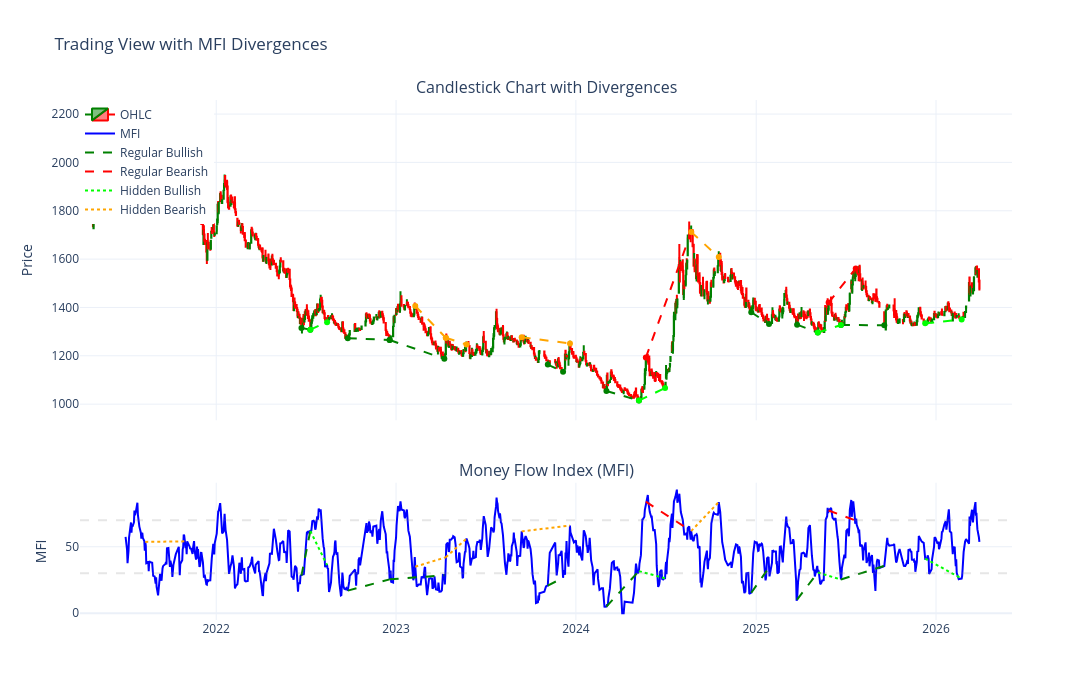

The cell this chart's notebook holds for it:
### Code cell
# Plot divergence lines on the chart
fig_div = make_subplots(
    rows=2, cols=1,
    shared_xaxes=True,
    vertical_spacing=0.12,
    row_heights=[0.7, 0.3],
    subplot_titles=("Candlestick Chart with Divergences", "Money Flow Index (MFI)")
)

# Add candlestick chart
fig_div.add_trace(
    go.Candlestick(
        x=df_plot['Date_str'],
        open=df_plot['Open'],
        high=df_plot['High'],
        low=df_plot['Low'],
        close=df_plot['Close'],
        name='OHLC',
        increasing_line_color='green',
        decreasing_line_color='red',
    ),
    row=1, col=1
)

# Add MFI
fig_div.add_trace(
    go.Scatter(
        x=df_plot['Date_str'],
        y=df_plot['mfi'],
        mode='lines',
        name='MFI',
        line=dict(color='blue', width=2)
      
    ),
    row=2, col=1
)

# Regular Bullish on PRICE
for p1, p2 in regular_bullish:
    fig_div.add_trace(
        go.Scatter(
            x=[df_plot['Date_str'].iloc[p1], df_plot['Date_str'].iloc[p2]],
            y=[df_plot['Close'].iloc[p1], df_plot['Close'].iloc[p2]],
            mode='lines+markers',
            line=dict(color='green', dash='dash', width=2),
            showlegend=False,
            hovertemplate='Regular Bullish<extra></extra>'
        ),
        row=1, col=1
    )

# Regular Bearish on PRICE
for p1, p2 in regular_bearish:
    fig_div.add_trace(
        go.Scatter(
            x=[df_plot['Date_str'].iloc[p1], df_plot['Date_str'].iloc[p2]],
            y=[df_plot['Close'].iloc[p1], df_plot['Close'].iloc[p2]],
            mode='lines+markers',
            line=dict(color='red', dash='dash', width=2),
            showlegend=False,
            hovertemplate='Regular Bearish<extra></extra>'
        ),
        row=1, col=1
    )

# Hidden Bullish on PRICE
for p1, p2 in hidden_bullish:
    fig_div.add_trace(
        go.Scatter(
            x=[df_plot['Date_str'].iloc[p1], df_plot['Date_str'].iloc[p2]],
            y=[df_plot['Close'].iloc[p1], df_plot['Close'].iloc[p2]],
            mode='lines+markers',
            line=dict(color='lime', dash='dash', width=2),
            showlegend=False,
            hovertemplate='Hidden Bullish<extra></extra>'
        ),
        row=1, col=1
    )

# Hidden Bearish on PRICE
for p1, p2 in hidden_bearish:
    fig_div.add_trace(
        go.Scatter(
            x=[df_plot['Date_str'].iloc[p1], df_plot['Date_str'].iloc[p2]],
            y=[df_plot['Close'].iloc[p1], df_plot['Close'].iloc[p2]],
            mode='lines+markers',
            line=dict(color='orange', dash='dash', width=2),
            showlegend=False,
            hovertemplate='Hidden Bearish<extra></extra>'
        ),
        row=1, col=1
    )

# Regular Bullish on MFI
for p1, p2 in regular_bullish:
    fig_div.add_trace(
        go.Scatter(
            x=[df_plot['Date_str'].iloc[p1], df_plot['Date_str'].iloc[p2]],
            y=[df_plot['mfi'].iloc[p1], df_plot['mfi'].iloc[p2]],
            mode='lines',
            line=dict(color='green', dash='dash', width=2),
            showlegend=False,
            hovertemplate='Regular Bullish<extra></extra>'
        ),
        row=2, col=1
    )

# Regular Bearish on MFI
for p1, p2 in regular_bearish:
    fig_div.add_trace(
        go.Scatter(
            x=[df_plot['Date_str'].iloc[p1], df_plot['Date_str'].iloc[p2]],
            y=[df_plot['mfi'].iloc[p1], df_plot['mfi'].iloc[p2]],
            mode='lines',
            line=dict(color='red', dash='dash', width=2),
            showlegend=False,
            hovertemplate='Regular Bearish<extra></extra>'
        ),
        row=2, col=1
    )

# Hidden Bullish on MFI
for p1, p2 in hidden_bullish:
    fig_div.add_trace(
        go.Scatter(
            x=[df_plot['Date_str'].iloc[p1], df_plot['Date_str'].iloc[p2]],
            y=[df_plot['mfi'].iloc[p1], df_plot['mfi'].iloc[p2]],
            mode='lines',
            line=dict(color='lime', dash='dot', width=2),
            showlegend=False,
            hovertemplate='Hidden Bullish<extra></extra>'
        ),
        row=2, col=1
    )

# Hidden Bearish on MFI
for p1, p2 in hidden_bearish:
    fig_div.add_trace(
        go.Scatter(
            x=[df_plot['Date_str'].iloc[p1], df_plot['Date_str'].iloc[p2]],
            y=[df_plot['mfi'].iloc[p1], df_plot['mfi'].iloc[p2]],
            mode='lines',
            line=dict(color='orange', dash='dot', width=2),
            showlegend=False,
            hovertemplate='Hidden Bearish<extra></extra>'
        ),
        row=2, col=1
    )

# Add overbought/oversold lines (faded)
fig_div.add_hline(y=70, line_dash="dash", line_color="rgba(128, 128, 128, 0.2)", row=2)
fig_div.add_hline(y=30, line_dash="dash", line_color="rgba(128, 128, 128, 0.2)", row=2)

# Add legend entries manually
fig_div.add_trace(go.Scatter(x=[None], y=[None], mode='lines', 
                         line=dict(color='green', dash='dash', width=2), 
                         name='Regular Bullish'), row=1, col=1)
fig_div.add_trace(go.Scatter(x=[None], y=[None], mode='lines', 
                         line=dict(color='red', dash='dash', width=2), 
                         name='Regular Bearish'), row=1, col=1)
fig_div.add_trace(go.Scatter(x=[None], y=[None], mode='lines', 
                         line=dict(color='lime', dash='dot', width=2), 
                         name='Hidden Bullish'), row=1, col=1)
fig_div.add_trace(go.Scatter(x=[None], y=[None], mode='lines', 
                         line=dict(color='orange', dash='dot', width=2), 
                         name='Hidden Bearish'), row=1, col=1)

# Update layout
fig_div.update_layout(
    height=700,
    width=1400,
    title_text="Trading View with MFI Divergences",
    xaxis_rangeslider_visible=False,
    hovermode='x unified',
    template='plotly_white',
    legend=dict(x=0, y=1)
)

fig_div.update_yaxes(title_text="Price", row=1, col=1)
fig_div.update_yaxes(title_text="MFI", row=2, col=1)

# Print summary
print(f"Regular Bullish Divergences: {len(regular_bullish)}")
print(f"Regular Bearish Divergences: {len(regular_bearish)}")
print(f"Hidden Bullish Divergences: {len(hidden_bullish)}")
print(f"Hidden Bearish Divergences: {len(hidden_bearish)}")

fig_div.show()

### Figure 1 — Plotly figure (JSON) as saved in the notebook; plotly's stock layout.template omitted (floating-point values rounded to 4 significant figures; data arrays with more than 128 entries replaced by an {"elided": "..."} marker saying what was removed)
{"data": [{"close": {"elided": "1158 float values"}, "decreasing": {"line": {"color": "red"}}, "high": {"elided": "1158 float values"}, "increasing": {"line": {"color": "green"}}, "low": {"elided": "1158 float values"}, "name": "OHLC", "open": {"elided": "1158 float values"}, "type": "candlestick", "x": {"elided": "1158 str values"}, "xaxis": "x", "yaxis": "y"}, {"line": {"color": "blue", "width": 2}, "mode": "lines", "name": "MFI", "type": "scatter", "x": {"elided": "1158 str values"}, "xaxis": "x2", "y": {"elided": "1158 float values"}, "yaxis": "y2"}, {"hovertemplate": "Regular Bullish<extra></extra>", "line": {"color": "green", "dash": "dash", "width": 2}, "mode": "lines+markers", "showlegend": false, "type": "scatter", "x": ["2022-06-23", "2022-07-11"], "xaxis": "x", "y": [1315.0, 1308.0], "yaxis": "y"}, {"hovertemplate": "Regular Bullish<extra></extra>", "line": {"color": "green", "dash": "dash", "width": 2}, "mode": "lines+markers", "showlegend": false, "type": "scatter", "x": ["2022-09-25", "2022-12-19"], "xaxis": "x", "y": [1273.0, 1265.0], "yaxis": "y"}, {"hovertemplate": "Regular Bullish<extra></extra>", "line": {"color": "green", "dash": "dash", "width": 2}, "mode": "lines+markers", "showlegend": false, "type": "scatter", "x": ["2022-12-19", "2023-04-09"], "xaxis": "x", "y": [1265.0, 1188.0], "yaxis": "y"}, {"hovertemplate": "Regular Bullish<extra></extra>", "line": {"color": "green", "dash": "dash", "width": 2}, "mode": "lines+markers", "showlegend": false, "type": "scatter", "x": ["2023-11-05", "2023-12-06"], "xaxis": "x", "y": [1164.0, 1133.0], "yaxis": "y"}, {"hovertemplate": "Regular Bullish<extra></extra>", "line": {"color": "green", "dash": "dash", "width": 2}, "mode": "lines+markers", "showlegend": false, "type": "scatter", "x": ["2024-03-03", "2024-05-08"], "xaxis": "x", "y": [1054.0, 1015.0], "yaxis": "y"}, {"hovertemplate": "Regular Bullish<extra></extra>", "line": {"color": "green", "dash": "dash", "width": 2}, "mode": "lines+markers", "showlegend": false, "type": "scatter", "x": ["2024-12-22", "2025-01-27"], "xaxis": "x", "y": [1380.0, 1331.0], "yaxis": "y"}, {"hovertemplate": "Regular Bullish<extra></extra>", "line": {"color": "green", "dash": "dash", "width": 2}, "mode": "lines+markers", "showlegend": false, "type": "scatter", "x": ["2025-03-25", "2025-05-06"], "xaxis": "x", "y": [1329.0, 1296], "yaxis": "y"}, {"hovertemplate": "Regular Bullish<extra></extra>", "line": {"color": "green", "dash": "dash", "width": 2}, "mode": "lines+markers", "showlegend": false, "type": "scatter", "x": ["2025-06-22", "2025-09-18"], "xaxis": "x", "y": [1328.0, 1326.0], "yaxis": "y"}, {"hovertemplate": "Regular Bearish<extra></extra>", "line": {"color": "red", "dash": "dash", "width": 2}, "mode": "lines+markers", "showlegend": false, "type": "scatter", "x": ["2024-05-22", "2024-08-22"], "xaxis": "x", "y": [1193.0, 1712.0], "yaxis": "y"}, {"hovertemplate": "Regular Bearish<extra></extra>", "line": {"color": "red", "dash": "dash", "width": 2}, "mode": "lines+markers", "showlegend": false, "type": "scatter", "x": ["2025-05-28", "2025-07-22"], "xaxis": "x", "y": [1420.0, 1561.0], "yaxis": "y"}, {"hovertemplate": "Hidden Bullish<extra></extra>", "line": {"color": "lime", "dash": "dash", "width": 2}, "mode": "lines+markers", "showlegend": false, "type": "scatter", "x": ["2022-07-11", "2022-08-14"], "xaxis": "x", "y": [1308.0, 1339.0], "yaxis": "y"}, {"hovertemplate": "Hidden Bullish<extra></extra>", "line": {"color": "lime", "dash": "dash", "width": 2}, "mode": "lines+markers", "showlegend": false, "type": "scatter", "x": ["2024-05-08", "2024-06-30"], "xaxis": "x", "y": [1015.0, 1067.0], "yaxis": "y"}, {"hovertemplate": "Hidden Bullish<extra></extra>", "line": {"color": "lime", "dash": "dash", "width": 2}, "mode": "lines+markers", "showlegend": false, "type": "scatter", "x": ["2025-05-06", "2025-06-22"], "xaxis": "x", "y": [1296, 1328.0], "yaxis": "y"}, {"hovertemplate": "Hidden Bullish<extra></extra>", "line": {"color": "lime", "dash": "dash", "width": 2}, "mode": "lines+markers", "showlegend": false, "type": "scatter", "x": ["2025-12-10", "2026-02-22"], "xaxis": "x", "y": [1334.0, 1351.0], "yaxis": "y"}, {"hovertemplate": "Hidden Bearish<extra></extra>", "line": {"color": "orange", "dash": "dash", "width": 2}, "mode": "lines+markers", "showlegend": false, "type": "scatter", "x": ["2021-08-10", "2021-11-03"], "xaxis": "x", "y": [2130.0, 1903.0], "yaxis": "y"}, {"hovertemplate": "Hidden Bearish<extra></extra>", "line": {"color": "orange", "dash": "dash", "width": 2}, "mode": "lines+markers", "showlegend": false, "type": "scatter", "x": ["2023-02-09", "2023-04-12"], "xaxis": "x", "y": [1406.0, 1275.0], "yaxis": "y"}, {"hovertemplate": "Hidden Bearish<extra></extra>", "line": {"color": "orange", "dash": "dash", "width": 2}, "mode": "lines+markers", "showlegend": false, "type": "scatter", "x": ["2023-04-12", "2023-05-24"], "xaxis": "x", "y": [1275.0, 1246.0], "yaxis": "y"}, {"hovertemplate": "Hidden Bearish<extra></extra>", "line": {"color": "orange", "dash": "dash", "width": 2}, "mode": "lines+markers", "showlegend": false, "type": "scatter", "x": ["2023-09-13", "2023-12-20"], "xaxis": "x", "y": [1277.0, 1251.0], "yaxis": "y"}, {"hovertemplate": "Hidden Bearish<extra></extra>", "line": {"color": "orange", "dash": "dash", "width": 2}, "mode": "lines+markers", "showlegend": false, "type": "scatter", "x": ["2024-08-22", "2024-10-17"], "xaxis": "x", "y": [1712.0, 1608.0], "yaxis": "y"}, {"hovertemplate": "Regular Bullish<extra></extra>", "line": {"color": "green", "dash": "dash", "width": 2}, "mode": "lines", "showlegend": false, "type": "scatter", "x": ["2022-06-23", "2022-07-11"], "xaxis": "x2", "y": [28.27, 61.9], "yaxis": "y2"}, {"hovertemplate": "Regular Bullish<extra></extra>", "line": {"color": "green", "dash": "dash", "width": 2}, "mode": "lines", "showlegend": false, "type": "scatter", "x": ["2022-09-25", "2022-12-19"], "xaxis": "x2", "y": [16.94, 25.44], "yaxis": "y2"}, {"hovertemplate": "Regular Bullish<extra></extra>", "line": {"color": "green", "dash": "dash", "width": 2}, "mode": "lines", "showlegend": false, "type": "scatter", "x": ["2022-12-19", "2023-04-09"], "xaxis": "x2", "y": [25.44, 28.48], "yaxis": "y2"}, {"hovertemplate": "Regular Bullish<extra></extra>", "line": {"color": "green", "dash": "dash", "width": 2}, "mode": "lines", "showlegend": false, "type": "scatter", "x": ["2023-11-05", "2023-12-06"], "xaxis": "x2", "y": [20.74, 26.59], "yaxis": "y2"}, {"hovertemplate": "Regular Bullish<extra></extra>", "line": {"color": "green", "dash": "dash", "width": 2}, "mode": "lines", "showlegend": false, "type": "scatter", "x": ["2024-03-03", "2024-05-08"], "xaxis": "x2", "y": [4.935, 31.66], "yaxis": "y2"}, {"hovertemplate": "Regular Bullish<extra></extra>", "line": {"color": "green", "dash": "dash", "width": 2}, "mode": "lines", "showlegend": false, "type": "scatter", "x": ["2024-12-22", "2025-01-27"], "xaxis": "x2", "y": [15.39, 34.44], "yaxis": "y2"}, {"hovertemplate": "Regular Bullish<extra></extra>", "line": {"color": "green", "dash": "dash", "width": 2}, "mode": "lines", "showlegend": false, "type": "scatter", "x": ["2025-03-25", "2025-05-06"], "xaxis": "x2", "y": [10.23, 30.56], "yaxis": "y2"}, {"hovertemplate": "Regular Bullish<extra></extra>", "line": {"color": "green", "dash": "dash", "width": 2}, "mode": "lines", "showlegend": false, "type": "scatter", "x": ["2025-06-22", "2025-09-18"], "xaxis": "x2", "y": [25.33, 35.53], "yaxis": "y2"}, {"hovertemplate": "Regular Bearish<extra></extra>", "line": {"color": "red", "dash": "dash", "width": 2}, "mode": "lines", "showlegend": false, "type": "scatter", "x": ["2024-05-22", "2024-08-22"], "xaxis": "x2", "y": [83.94, 61.8], "yaxis": "y2"}, {"hovertemplate": "Regular Bearish<extra></extra>", "line": {"color": "red", "dash": "dash", "width": 2}, "mode": "lines", "showlegend": false, "type": "scatter", "x": ["2025-05-28", "2025-07-22"], "xaxis": "x2", "y": [77.33, 69.71], "yaxis": "y2"}, {"hovertemplate": "Hidden Bullish<extra></extra>", "line": {"color": "lime", "dash": "dot", "width": 2}, "mode": "lines", "showlegend": false, "type": "scatter", "x": ["2022-07-11", "2022-08-14"], "xaxis": "x2", "y": [61.9, 36.16], "yaxis": "y2"}, {"hovertemplate": "Hidden Bullish<extra></extra>", "line": {"color": "lime", "dash": "dot", "width": 2}, "mode": "lines", "showlegend": false, "type": "scatter", "x": ["2024-05-08", "2024-06-30"], "xaxis": "x2", "y": [31.66, 26.25], "yaxis": "y2"}, {"hovertemplate": "Hidden Bullish<extra></extra>", "line": {"color": "lime", "dash": "dot", "width": 2}, "mode": "lines", "showlegend": false, "type": "scatter", "x": ["2025-05-06", "2025-06-22"], "xaxis": "x2", "y": [30.56, 25.33], "yaxis": "y2"}, {"hovertemplate": "Hidden Bullish<extra></extra>", "line": {"color": "lime", "dash": "dot", "width": 2}, "mode": "lines", "showlegend": false, "type": "scatter", "x": ["2025-12-10", "2026-02-22"], "xaxis": "x2", "y": [41.06, 26.05], "yaxis": "y2"}, {"hovertemplate": "Hidden Bearish<extra></extra>", "line": {"color": "orange", "dash": "dot", "width": 2}, "mode": "lines", "showlegend": false, "type": "scatter", "x": ["2021-08-10", "2021-11-03"], "xaxis": "x2", "y": [53.65, 54.08], "yaxis": "y2"}, {"hovertemplate": "Hidden Bearish<extra></extra>", "line": {"color": "orange", "dash": "dot", "width": 2}, "mode": "lines", "showlegend": false, "type": "scatter", "x": ["2023-02-09", "2023-04-12"], "xaxis": "x2", "y": [34.97, 42.08], "yaxis": "y2"}, {"hovertemplate": "Hidden Bearish<extra></extra>", "line": {"color": "orange", "dash": "dot", "width": 2}, "mode": "lines", "showlegend": false, "type": "scatter", "x": ["2023-04-12", "2023-05-24"], "xaxis": "x2", "y": [42.08, 56.15], "yaxis": "y2"}, {"hovertemplate": "Hidden Bearish<extra></extra>", "line": {"color": "orange", "dash": "dot", "width": 2}, "mode": "lines", "showlegend": false, "type": "scatter", "x": ["2023-09-13", "2023-12-20"], "xaxis": "x2", "y": [61.58, 65.95], "yaxis": "y2"}, {"hovertemplate": "Hidden Bearish<extra></extra>", "line": {"color": "orange", "dash": "dot", "width": 2}, "mode": "lines", "showlegend": false, "type": "scatter", "x": ["2024-08-22", "2024-10-17"], "xaxis": "x2", "y": [61.8, 83.66], "yaxis": "y2"}, {"line": {"color": "green", "dash": "dash", "width": 2}, "mode": "lines", "name": "Regular Bullish", "type": "scatter", "x": [null], "xaxis": "x", "y": [null], "yaxis": "y"}, {"line": {"color": "red", "dash": "dash", "width": 2}, "mode": "lines", "name": "Regular Bearish", "type": "scatter", "x": [null], "xaxis": "x", "y": [null], "yaxis": "y"}, {"line": {"color": "lime", "dash": "dot", "width": 2}, "mode": "lines", "name": "Hidden Bullish", "type": "scatter", "x": [null], "xaxis": "x", "y": [null], "yaxis": "y"}, {"line": {"color": "orange", "dash": "dot", "width": 2}, "mode": "lines", "name": "Hidden Bearish", "type": "scatter", "x": [null], "xaxis": "x", "y": [null], "yaxis": "y"}], "layout": {"annotations": [{"font": {"size": 16}, "showarrow": false, "text": "Candlestick Chart with Divergences", "x": 0.5, "xanchor": "center", "xref": "paper", "y": 1, "yanchor": "bottom", "yref": "paper"}, {"font": {"size": 16}, "showarrow": false, "text": "Money Flow Index (MFI)", "x": 0.5, "xanchor": "center", "xref": "paper", "y": 0.264, "yanchor": "bottom", "yref": "paper"}], "height": 700, "hovermode": "x unified", "legend": {"x": 0, "y": 1}, "shapes": [{"line": {"color": "rgba(128, 128, 128, 0.2)", "dash": "dash"}, "type": "line", "x0": 0, "x1": 1, "xref": "x2 domain", "y0": 70, "y1": 70, "yref": "y2"}, {"line": {"color": "rgba(128, 128, 128, 0.2)", "dash": "dash"}, "type": "line", "x0": 0, "x1": 1, "xref": "x2 domain", "y0": 30, "y1": 30, "yref": "y2"}], "title": {"text": "Trading View with MFI Divergences"}, "width": 1400, "xaxis": {"anchor": "y", "autorange": true, "domain": [0, 1], "matches": "x2", "range": ["2021-03-30 12:00", "2026-06-02 04:47:43.4448"], "rangeslider": {"visible": false, "yaxis": {}}, "showticklabels": false, "type": "date"}, "xaxis2": {"anchor": "y2", "autorange": true, "domain": [0, 1], "range": ["2021-03-30 12:00", "2026-06-02 04:47:43.4448"], "type": "date"}, "yaxis": {"anchor": "x", "autorange": true, "domain": [0.384, 1], "range": [933.0, 2258.0], "title": {"text": "Price"}, "type": "linear"}, "yaxis2": {"anchor": "x2", "autorange": true, "domain": [0, 0.264], "range": [-5.169, 98.21], "title": {"text": "MFI"}, "type": "linear"}}}
